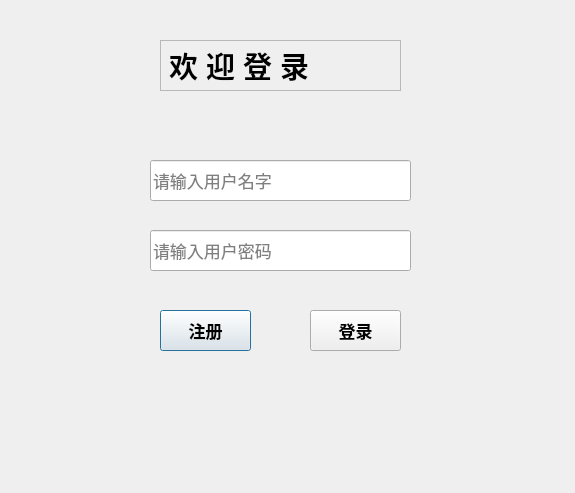
<?xml version="1.0" encoding="UTF-8"?>
<ui version="4.0">
 <class>LoginDialog</class>
 <widget class="QDialog" name="LoginDialog">
  <property name="geometry">
   <rect>
    <x>0</x>
    <y>0</y>
    <width>575</width>
    <height>493</height>
   </rect>
  </property>
  <property name="windowTitle">
   <string>Dialog</string>
  </property>
  <widget class="QLineEdit" name="lineEdit_name">
   <property name="geometry">
    <rect>
     <x>150</x>
     <y>160</y>
     <width>261</width>
     <height>41</height>
    </rect>
   </property>
   <property name="font">
    <font>
     <pointsize>13</pointsize>
    </font>
   </property>
   <property name="placeholderText">
    <string>请输入用户名字</string>
   </property>
  </widget>
  <widget class="QLineEdit" name="lineEdit_passwd">
   <property name="geometry">
    <rect>
     <x>150</x>
     <y>230</y>
     <width>261</width>
     <height>41</height>
    </rect>
   </property>
   <property name="font">
    <font>
     <pointsize>13</pointsize>
    </font>
   </property>
   <property name="maxLength">
    <number>8</number>
   </property>
   <property name="echoMode">
    <enum>QLineEdit::Password</enum>
   </property>
   <property name="placeholderText">
    <string>请输入用户密码</string>
   </property>
  </widget>
  <widget class="QPushButton" name="pushButton_register">
   <property name="geometry">
    <rect>
     <x>160</x>
     <y>310</y>
     <width>91</width>
     <height>41</height>
    </rect>
   </property>
   <property name="font">
    <font>
     <pointsize>13</pointsize>
     <weight>75</weight>
     <bold>true</bold>
    </font>
   </property>
   <property name="text">
    <string>注册</string>
   </property>
  </widget>
  <widget class="QPushButton" name="pushButton_login">
   <property name="geometry">
    <rect>
     <x>310</x>
     <y>310</y>
     <width>91</width>
     <height>41</height>
    </rect>
   </property>
   <property name="font">
    <font>
     <pointsize>13</pointsize>
     <weight>75</weight>
     <bold>true</bold>
    </font>
   </property>
   <property name="text">
    <string>登录</string>
   </property>
  </widget>
  <widget class="QLabel" name="label">
   <property name="geometry">
    <rect>
     <x>160</x>
     <y>40</y>
     <width>241</width>
     <height>51</height>
    </rect>
   </property>
   <property name="font">
    <font>
     <pointsize>22</pointsize>
     <weight>75</weight>
     <bold>true</bold>
    </font>
   </property>
   <property name="frameShape">
    <enum>QFrame::StyledPanel</enum>
   </property>
   <property name="frameShadow">
    <enum>QFrame::Sunken</enum>
   </property>
   <property name="text">
    <string>欢 迎 登 录</string>
   </property>
  </widget>
 </widget>
 <resources/>
 <connections/>
</ui>
